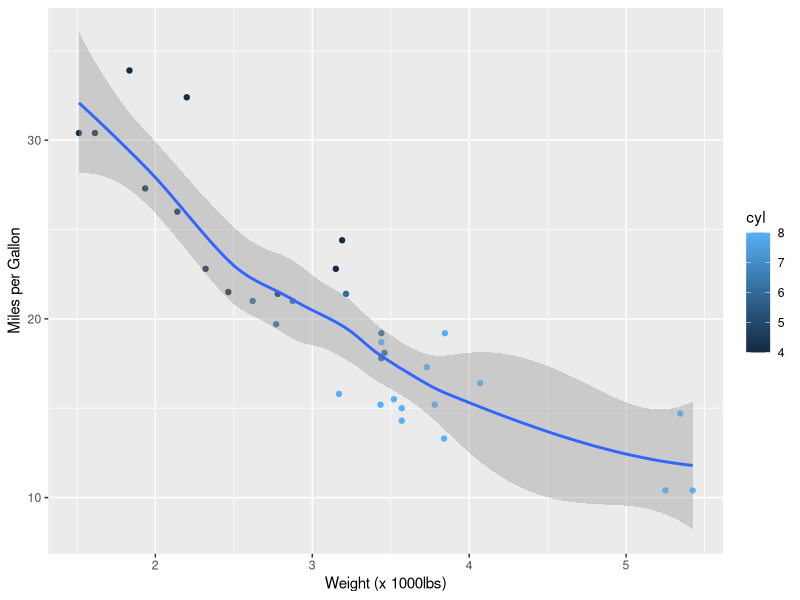

Write the R code that produced this figure.
## ---- chunk 1
library(tidyverse)
my_scatplot <- ggplot(mtcars,aes(x=wt,y=mpg, col=cyl))+ 
  geom_point() +
  xlab('Weight (x 1000lbs)') +
  ylab('Miles per Gallon') +
  geom_smooth()
my_scatplot
